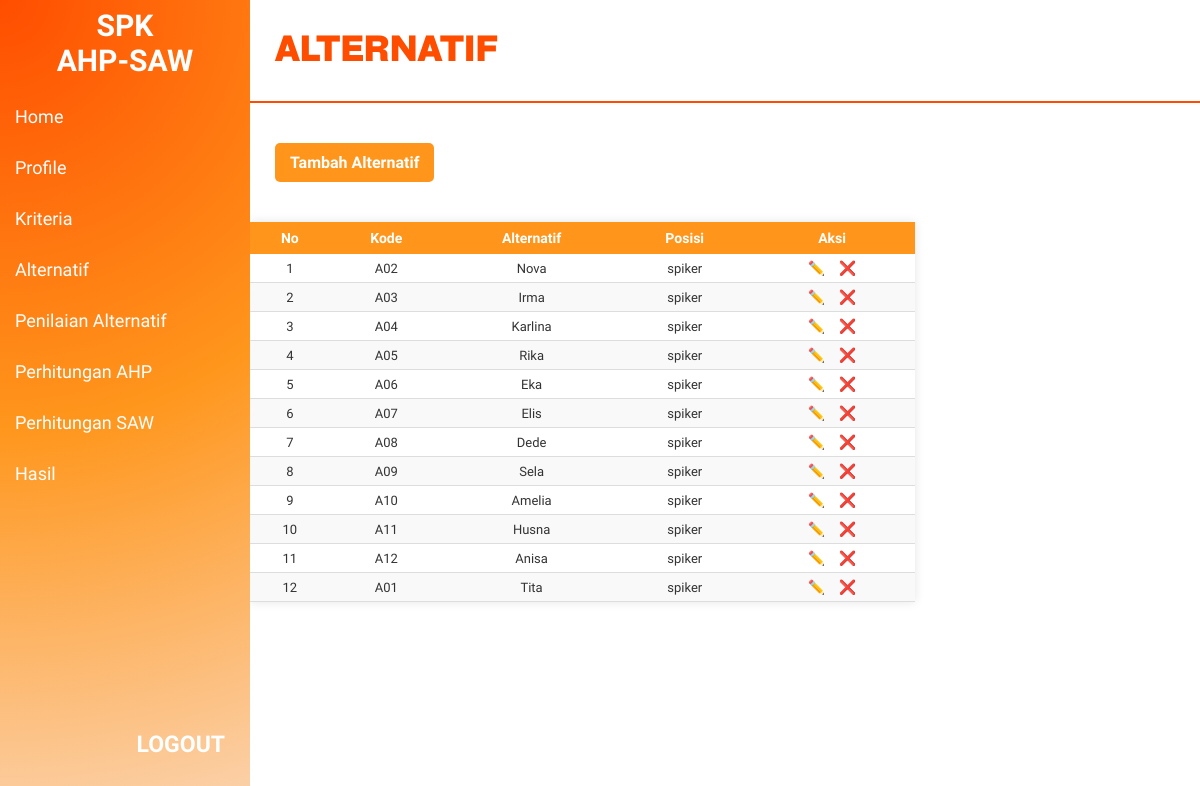
Page /pages/alternatif.php (signed in) on the committed database.
### tables this page shows
CREATE TABLE `alternatif` (
  `id` int(11) NOT NULL,
  `kode` varchar(10) NOT NULL,
  `alternatif` varchar(100) NOT NULL,
  `posisi` varchar(100) NOT NULL
);

### pages/alternatif.php (the view, shortened to what this page needs)
<?php
include('../config/config.php');
?>
<!DOCTYPE html>
<html lang="id">
<head>
    <link rel="stylesheet" href="../assets/css/style.css?v2">
    <link rel="stylesheet" href="https://cdn.datatables.net/2.2.2/css/dataTables.dataTables.min.css">
</head>
<body>
    <?php include('../includes/navbar.php'); ?>
    <div class="alternatif">
        <h1>ALTERNATIF</h1>
        <hr>
        <button class="alternatif-button" onclick="openPopup()">Tambah Alternatif</button>
        <table id="dataAlternatif">
            <thead>
                <tr>
                    <th>No</th>
                    <th>Kode</th>
                    <th>Alternatif</th>
                    <th>Posisi</th>
                    <th>Aksi</th>
                </tr>
            </thead>
            <tbody>
                <?php
                $query = "SELECT * FROM alternatif";
                $result = $conn->query($query);
                $no = 1;
                if ($result->num_rows > 0) {
                    while ($row = $result->fetch_assoc()) {
                        echo "<tr>
                                <td>" . $no++ . "</td>
                                <td>" . htmlspecialchars($row['kode']) . "</td>
                                <td>" . htmlspecialchars($row['alternatif']) . "</td>
                                <td>" . htmlspecialchars($row['posisi']) . "</td>
                                <td>
                                    <a href='javascript:void(0);' class='tombol-aksi' onclick=\"editAlternatif('" . $row['id'] . "', '" . $row['kode'] . "', '" . $row['alternatif'] . "', '" . $row['posisi'] . "')\" title='Edit'>
                                        ✏️
                                    </a>
                                    <a href='javascript:void(0);' class='tombol-aksi' onclick=\"hapusAlternatif('" . $row['id'] . "')\" title='Hapus'>
                                        ❌
                                    </a>
                                </td>
                            </tr>";
                    }
                } else {
                    echo "<tr><td colspan='5'>Belum ada data alternatif.</td></tr>";
                }
                ?>
            </tbody>
        </table>
    </div>
</body>
</html>

### includes/navbar.php (shortened to what this page needs)
<!DOCTYPE html>
<html lang="id">
<head>
    <link rel="stylesheet" href="../assets/css/style.css?v2">
</head>
<body>
    <div class="sidebar">
        <h1>SPK <br>AHP-SAW</h1>
        <ul>
            <li><a href="home.php">Home</a></li>
            <li><a href="profile.php">Profile</a></li>
            <li><a href="kriteria.php">Kriteria</a></li>
            <li><a href="alternatif.php">Alternatif</a></li>
            <li><a href="penilaian_alternatif.php">Penilaian Alternatif</a></li>
            <li><a href="ahp.php">Perhitungan AHP</a></li>
            <li><a href="saw.php">Perhitungan SAW</a></li>
            <li><a href="hasil.php">Hasil</a></li>
        </ul>
        <a href="#" class="logout" onclick="confirmLogout()">LOGOUT</a>
    </div>
</body>
</html>

### assets/css/style.css (style rules this page uses)
body { margin: 0; padding: 0; display: block; }
.sidebar { width: 250px; height: 100vh; background: radial-gradient(circle at 0% 0%, #ff4d00, #ff961c, #fbd4b1); color: white; padding-top: 20px; position: fixed; display: flex; flex-direction: column; align-items: center; font-family: "Hanken Grotesk", serif; }
.sidebar h1 { text-align: center; font-size: 30px; color: white; margin-top: -10px; margin-bottom: -5px; font-weight: 900; }
.sidebar ul { list-style-type: none; padding: 0; width: 100%; font-size: 18px; }
.sidebar ul li { padding: 12px; text-align: left; transition: background 0.3s; }
.sidebar ul li a { text-decoration: none; color: white; display: block; padding: 3px; border-radius: 5px; transition: background 0.3s, transform 0.2s; }
.logout { margin-top: 20px; position: absolute; bottom: 50px; width: 80%; font-weight: bolder; font-size: 23px; text-align: right; color: white; padding: 10px; border-radius: 5px; text-decoration: none; transition: background 0.3s, transform 0.2s; }
.tombol-aksi { text-decoration: none; color: gray; font-size: 14px; margin: 0 5px; }
.alternatif { margin-top: -25px; margin-left: 250px; }
.alternatif h1 { padding-top: 25px; padding-left: 25px; font-family: 'CyGroteskKey', sans-serif; color: #ff4d00; font-size: 35px; font-weight: bold; }
.alternatif hr { border: 0; border-top: 2px solid #ff4d00; margin: 30px 0; }
.alternatif-button { font-family: "Hanken Grotesk", serif; margin-left: 25px; font-weight: bold; display: inline-block; padding: 10px 15px; margin-top: 10px; background-color: #ff961b; color: white; text-decoration: none; border-radius: 5px; transition: 0.3s; border: none; cursor: pointer; margin-bottom: 40px; font-size: 16px; }
#dataAlternatif { width: 70%; max-width: 1000px; border-collapse: collapse; font-family: "Hanken Grotesk", serif; background: white; overflow: hidden; box-shadow: 0 0 10px rgba(0, 0, 0, 0.1); text-align: center; }
#dataAlternatif thead { background-color: #ff961b; color: white; }
#dataAlternatif thead th { padding: 8px; font-size: 14px; text-align: center; }
#dataAlternatif tbody tr { border-bottom: 1px solid #ddd; }
#dataAlternatif tbody tr:nth-child(even) { background-color: #f9f9f9; }
#dataAlternatif tbody td { padding: 6px; font-size: 13px; color: #333; text-align: center; }

### rows in the picture
alternatif: kode "A02", alternatif "Nova", posisi "spiker"
alternatif: kode "A03", alternatif "Irma", posisi "spiker"
alternatif: kode "A04", alternatif "Karlina", posisi "spiker"
alternatif: kode "A05", alternatif "Rika", posisi "spiker"
alternatif: kode "A06", alternatif "Eka", posisi "spiker"
alternatif: kode "A07", alternatif "Elis", posisi "spiker"
alternatif: kode "A08", alternatif "Dede", posisi "spiker"
alternatif: kode "A09", alternatif "Sela", posisi "spiker"
alternatif: kode "A10", alternatif "Amelia", posisi "spiker"
alternatif: kode "A11", alternatif "Husna", posisi "spiker"
alternatif: kode "A12", alternatif "Anisa", posisi "spiker"
alternatif: kode "A01", alternatif "Tita", posisi "spiker"
